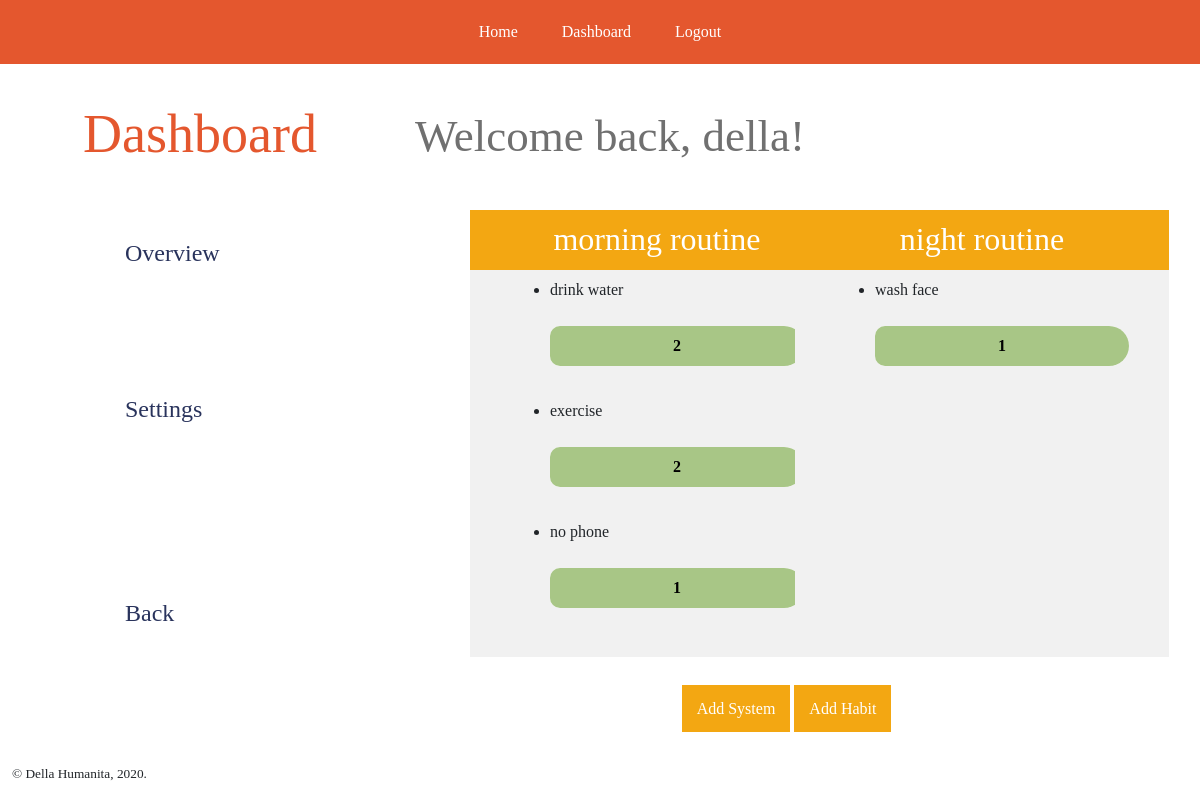
The page /della/dashboard (signed in) on the database as committed earlier.
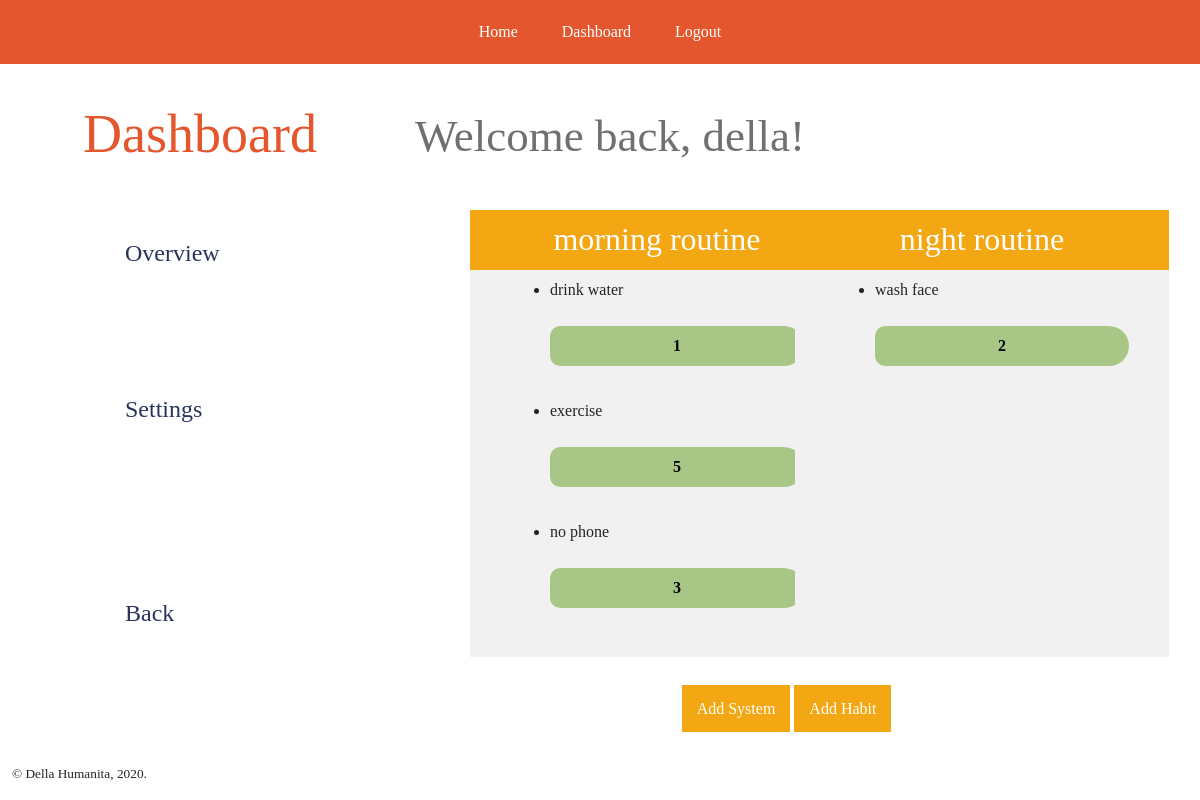
The same page on the database as committed later.
### app/models.py (models this page shows, shortened)
class User(UserMixin, db.Model):
    id = db.Column(db.Integer, primary_key=True)
    username = db.Column(db.String(64), index=True, unique=True)
    email = db.Column(db.String(120), index=True, unique=True)
    password_hash = db.Column(db.String(128))
    systems = db.relationship('System', backref='creator', lazy='dynamic')

class System(db.Model):
    sid = db.Column(db.Integer, primary_key=True)
    title = db.Column(db.String(64), index=True)
    descr = db.Column(db.String(120), index=True)
    user_id = db.Column(db.Integer, db.ForeignKey('user.id'), nullable=False)
    status = db.Column(db.Boolean)
    date_created = db.Column(db.DateTime, index=True, default=datetime.utcnow)
    users = db.relationship(User)
    habits = db.relationship('Habit', backref='parent', lazy='dynamic')

class Habit(db.Model):
    hid = db.Column(db.Integer, primary_key=True)
    title = db.Column(db.String(64), index=True)
    progress = db.Column(db.Integer, default=0, index=True)
    goal = db.Column(db.Integer, index=True)
    system_id = db.Column(db.Integer, db.ForeignKey('system.sid'), nullable=False)

### app/routes.py (the view)
@app.route('/<username>/dashboard')
@login_required
def dashboard(username):
    try:
        systems = System.query.filter_by(user_id=current_user.id).all()
        data = dict()
        for system in systems:
            habits = []
            hquery = Habit.query.filter_by(system_id=system.sid).all()
            if hquery is not None:
                for habit in hquery:
                    habits.append(habit)
            else:
                raise Exception('No habits found.')
            data[system] = habits
    except Exception as e:
        return str(e)
    return render_template('dashboard.html', title='Dashboard', systems=systems, data=data)

### app/models.py (called while the page is built)
@login.user_loader
def load_user(id):
    return User.query.get(int(id))

### app/templates/dashboard.html (shortened to what this page needs)
{% extends "base.html" %}
{% block header %}
Dashboard
{% endblock %}
{% block navVertical %}
<nav>
    <ul>
        <li><a href="{{ url_for('dashboard', username=current_user.username) }}">Overview</a></li>
        <li><a href="{{ url_for('wip') }}">Settings</a></li>
        <br><br>
        <li><a href="{{ url_for('index') }}">Back</a></li>
    </ul>
</nav>
{% endblock %}
{% block content %}
<div id="greeting">
    Welcome back, {{ current_user.username }}!
</div>
<div class="overview">
    {% if systems %}
    <div class="row">
        {% for key in data %}
        <div class="col-sm-5">
            <div class="container">
                <div class="system-mini">
                    <h2>{{ key.title }}</h2>
                     <div class="habits">
                         {% if data[key]|length > 0 %}
                             {% for habit in data[key] %}
                             <ul>
                                 <li>
                                     <div id="{{ habit.hid }}">
                                         <div class="habitTitle">
                                             {{ habit.title }}
                                         </div><br>
                                         <div class="progressBar">
                                             <div class="progressValue">
                                                 <div class="trackingValue">{{ habit.progress }}</div>
                                             </div>
                                             <div class="progressFill"></div>
                                         </div>
                                         <div class="container-fluid">
                                             <div class="row">
                                                 <div class="col-sm-6">
                                                 </div>
                                                 <div class="col-sm-6">
                                                 </div>
                                             </div>
                                         </div>
                                     </div>
                                 </li>
                             </ul>
                             {% endfor %}
                     {% else %}
                         <p style="text-align:justify;">
                             You have not added any habits.<br>
                             Click <a href="{{ url_for('create_habit', username=current_user.username) }}">here</a>
                             to add one!
                         </p>
                     {% endif %}
                     </div>
                 </div>
            </div>
        </div>
        {% endfor %}
    </div>
    {% else %}
        <p>
        You have not created any systems yet. <br>
        Click <a href="{{ url_for('create_system', username=current_user.username) }}">here</a> to start!
        </p>
    {% endif %}
</div>
<div class="row">
        <div class="col-sm-4">
        </div>
        <div class="col-sm-4">
            <div class="new-buttons">
                <a href="{{ url_for('create_system', username=current_user.username) }}">Add System</a>
                <a href="{{ url_for('create_habit', username=current_user.username) }}">Add Habit</a>
            </div>
        </div>
</div>
{% endblock %}

### app/templates/base.html (shortened to what this page needs)
<!DOCTYPE html>
<html>
    <head>
        <link rel="stylesheet" href="https://maxcdn.bootstrapcdn.com/bootstrap/4.0.0/css/bootstrap.min.css">
        <link href= "{{ url_for('static',filename='styles/base.css') }}" rel="stylesheet" type="text/css">
        <link href= "{{ url_for('static',filename='styles/index.css') }}" rel="stylesheet" type="text/css">
        <link href= "{{ url_for('static',filename='styles/login.css') }}" rel="stylesheet" type="text/css">
        <link href= "{{ url_for('static',filename='styles/dashboard.css') }}" rel="stylesheet" type="text/css">
        <link href= "{{ url_for('static',filename='styles/systems.css') }}" rel="stylesheet" type="text/css">
        <link href= "{{ url_for('static',filename='styles/forms.css') }}" rel="stylesheet" type="text/css">
    </head>
    <body>
        <header>
            <div id="navHorizontal">
                <nav>
                    <a href="{{ url_for('index') }}">Home</a>
                    {% if current_user.is_anonymous %}
                        <a href="{{ url_for('register') }}">Sign Up</a>
                        <a href="{{ url_for('login') }}">Login</a>
                    {% else %}
                        <a href="{{ url_for('dashboard', username=current_user.username) }}">Dashboard</a>
                        <a href="{{ url_for('logout') }}">Logout</a>
                    {% endif %}
                </nav>
            </div>
        </header>
        <div class="container-fluid">
            <div class="row">
                <div class="col-sm-4">
                    <div id="header">
                        {% block header %}{% endblock %}
                    </div>
                    <div id="navVertical">
                        {% block navVertical %}{% endblock %}
                    </div>
                </div>
                <div class="col-sm-8">
                    {% block content %}{% endblock %}
                </div>
            </div>
        </div>
        <footer>
            <p><span>&#169;</span> Della Humanita, 2020.</p>
        </footer>
    </body>
</html>

### app/static/styles/base.css (style rules this page uses)
body { margin: 0; font-family: Consolas; }
header > #navHorizontal > nav { background-color: #e4572e; text-align: center; padding: 20px; }
header > #navHorizontal > nav a { color:white; font-size: medium; text-align: center; text-decoration: none; padding: 20px; }
footer { position: fixed; bottom:0; text-align: left; font-size: 10pt; left:1%; }

### app/static/styles/dashboard.css (style rules this page uses)
#header { font-size: 54px; padding-top: 8%; color: #e4572e; text-align: center; }
#greeting { color:#707070; font-size: 45px; padding-top: 5%; }
#navVertical { text-align: left; padding-left: 50px; }
#navVertical > nav > ul > li { font-size: 24px; list-style-type: none; padding: 60px 10px; }
#navVertical > nav > ul > li a { color:#29335C; text-decoration: none; padding: 10px; }
.overview { margin: 10px; }
.system-mini { background-color:#F1F1F1; width: 374px; height: 447px; border-top: solid #F3A712; border-width: 60px; margin: 30px; padding: 20px; }
.system-mini > h2 { margin-top: -70px; color: white; text-align: center; }
.system-mini > .habits { margin: 20px; }
.new-buttons > a:link, .new-buttons > a:visited { background-color: #F3A712; color: white; padding: 15px; margin: 10px 0; }

### app/static/styles/systems.css (style rules this page uses)
.progressBar { position: relative; width: 100%; height: 40px; background: white; border-radius: 20px 40px 40px 20px; }
.progressFill { height: 100%; background: #A8C686; border-radius: 20px 40px 40px 20px; transition: width 0.5s; }
.progressValue { position: absolute; width: 100%; height: 100%; display: flex; align-items: center; justify-content: center; font-weight: bold; color: black; }

Rows that differ between the two databases and show on the page:
changed Habit "drink water": progress "2" → "1"
changed Habit "exercise": progress "2" → "5"
changed Habit "no phone": progress "1" → "3"
changed Habit "wash face": progress "1" → "2"
